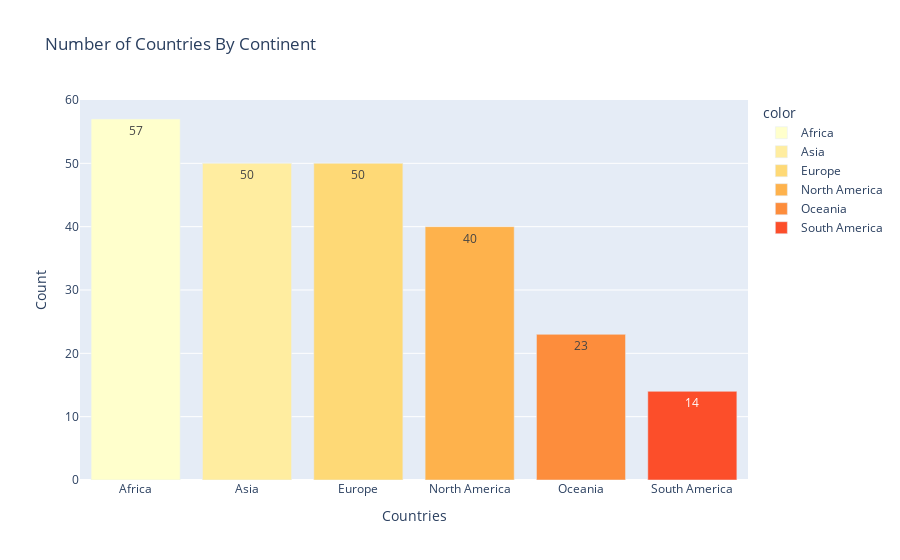

Notebook source saved alongside this figure:
### Code cell
# let's see number of countries per continent

df_country=df['Continent'].value_counts()
fig=px.bar(x=df_country.index,
          y=df_country.values,
          color=df_country.index,
          color_discrete_sequence=px.colors.sequential.YlOrRd,
          text=df_country.values,
          title= 'Number of Countries By Continent')

fig.update_layout(xaxis_title="Countries",
                 yaxis_title="Count")

fig.show()

### Figure 1 — Plotly figure (JSON) as saved in the notebook; plotly's stock layout.template omitted (floating-point values rounded to 4 significant figures)
{"data": [{"alignmentgroup": "True", "hovertemplate": "color=Africa<br>x=%{x}<br>y=%{y}<br>text=%{text}<extra></extra>", "legendgroup": "Africa", "marker": {"color": "rgb(255,255,204)", "pattern": {"shape": ""}}, "name": "Africa", "offsetgroup": "Africa", "orientation": "v", "showlegend": true, "text": [57], "textposition": "auto", "type": "bar", "x": ["Africa"], "xaxis": "x", "y": [57], "yaxis": "y"}, {"alignmentgroup": "True", "hovertemplate": "color=Asia<br>x=%{x}<br>y=%{y}<br>text=%{text}<extra></extra>", "legendgroup": "Asia", "marker": {"color": "rgb(255,237,160)", "pattern": {"shape": ""}}, "name": "Asia", "offsetgroup": "Asia", "orientation": "v", "showlegend": true, "text": [50], "textposition": "auto", "type": "bar", "x": ["Asia"], "xaxis": "x", "y": [50], "yaxis": "y"}, {"alignmentgroup": "True", "hovertemplate": "color=Europe<br>x=%{x}<br>y=%{y}<br>text=%{text}<extra></extra>", "legendgroup": "Europe", "marker": {"color": "rgb(254,217,118)", "pattern": {"shape": ""}}, "name": "Europe", "offsetgroup": "Europe", "orientation": "v", "showlegend": true, "text": [50], "textposition": "auto", "type": "bar", "x": ["Europe"], "xaxis": "x", "y": [50], "yaxis": "y"}, {"alignmentgroup": "True", "hovertemplate": "color=North America<br>x=%{x}<br>y=%{y}<br>text=%{text}<extra></extra>", "legendgroup": "North America", "marker": {"color": "rgb(254,178,76)", "pattern": {"shape": ""}}, "name": "North America", "offsetgroup": "North America", "orientation": "v", "showlegend": true, "text": [40], "textposition": "auto", "type": "bar", "x": ["North America"], "xaxis": "x", "y": [40], "yaxis": "y"}, {"alignmentgroup": "True", "hovertemplate": "color=Oceania<br>x=%{x}<br>y=%{y}<br>text=%{text}<extra></extra>", "legendgroup": "Oceania", "marker": {"color": "rgb(253,141,60)", "pattern": {"shape": ""}}, "name": "Oceania", "offsetgroup": "Oceania", "orientation": "v", "showlegend": true, "text": [23], "textposition": "auto", "type": "bar", "x": ["Oceania"], "xaxis": "x", "y": [23], "yaxis": "y"}, {"alignmentgroup": "True", "hovertemplate": "color=South America<br>x=%{x}<br>y=%{y}<br>text=%{text}<extra></extra>", "legendgroup": "South America", "marker": {"color": "rgb(252,78,42)", "pattern": {"shape": ""}}, "name": "South America", "offsetgroup": "South America", "orientation": "v", "showlegend": true, "text": [14], "textposition": "auto", "type": "bar", "x": ["South America"], "xaxis": "x", "y": [14], "yaxis": "y"}], "layout": {"barmode": "relative", "legend": {"title": {"text": "color"}, "tracegroupgap": 0}, "title": {"text": "Number of Countries By Continent"}, "xaxis": {"anchor": "y", "domain": [0, 1], "title": {"text": "Countries"}}, "yaxis": {"anchor": "x", "domain": [0, 1], "title": {"text": "Count"}}}}
